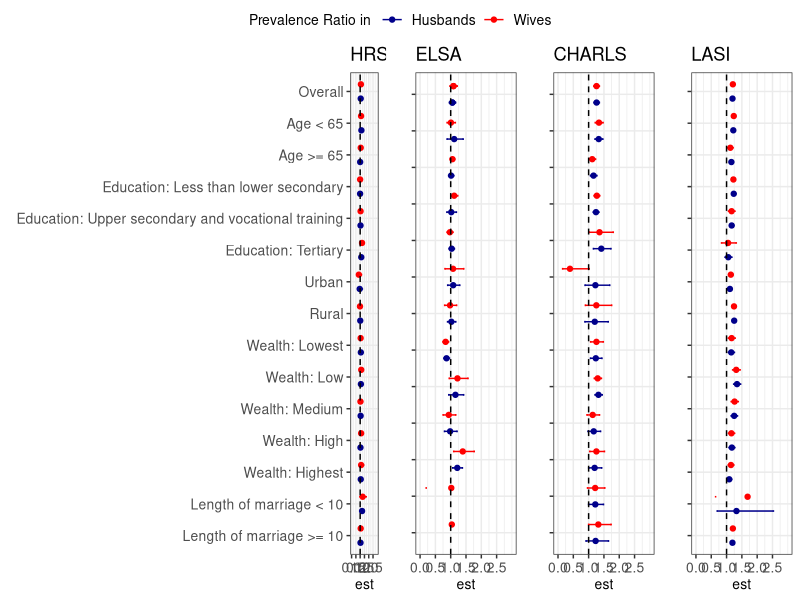

Source code (R): (Note: this script raises an error after producing the figure.)
# setwd("E:/OneDrive/spouse concord China US India/Data")
library(dplyr)
library(tidyverse)
library(readr)

hrs <- read_csv("hrs/hrs_contrasts for poisson regression with multiple imputation.csv") %>% 
  mutate(outcome = "Hypertension",
         survey = "HRS")

hrs_main <- read_csv("hrs/hrs_poisson regression with multiple imputation.csv") %>% 
  dplyr::filter(model %in% c("W1","H1"),iv %in% c("w_htn","h_htn")) %>% 
  mutate(outcome = "Hypertension",
         label = "Overall",
         survey = "HRS")


charls <- read_csv("charls/g2ac03_contrasts for poisson regression with multiple imputation.csv") %>% 
  mutate(outcome = "Hypertension",
         survey = "CHARLS")

charls_main <- read_csv("charls/g2ac03_poisson regression with multiple imputation.csv") %>% 
  dplyr::filter(model %in% c("W1","H1"),iv %in% c("w_htn","h_htn")) %>% 
  mutate(outcome = "Hypertension",
         label = "Overall",
         survey = "CHARLS")


lasi <- read_csv("lasi/g2al03_contrasts for poisson regression with multiple imputation.csv") %>% 
  mutate(outcome = "Hypertension",
         survey = "LASI")

lasi_main <- read_csv("lasi/g2al03_poisson regression with multiple imputation.csv") %>% 
  dplyr::filter(model %in% c("W1","H1"),iv %in% c("w_htn","h_htn")) %>% 
  mutate(outcome = "Hypertension",
         label = "Overall",
         survey = "LASI") 

elsa <- read_csv("elsa/g2ae03_contrasts for poisson regression with multiple imputation.csv") %>% 
  mutate(outcome = "Hypertension",
         survey = "ELSA") %>% 
  bind_rows(hrs %>% 
              dplyr::filter(str_detect(term,"lengthmar")) %>% 
              mutate(survey = "ELSA",
                     RR = NA_character_) %>% 
              mutate_if(is.numeric, ~NA_real_))

elsa_main <- read_csv("elsa/g2ae03_poisson regression with multiple imputation.csv") %>% 
  dplyr::filter(model %in% c("W1","H1"),iv %in% c("w_htn","h_htn")) %>% 
  mutate(outcome = "Hypertension",
         label = "Overall",
         survey = "ELSA")

contrast_map <- readxl::read_excel("lasi/LASI Contrast Map.xlsx") %>% 
  dplyr::filter(!is.na(label))


tab_stratum <- bind_rows(hrs_main,
                         charls_main,
                         lasi_main,
                         elsa_main,
                         bind_rows(hrs,
                                   charls,
                                   lasi,
                                   elsa
                         ) %>% 
                           left_join(contrast_map,
                                     by=c("term","model")) %>% 
                           dplyr::filter(!is.na(label))) %>% 
  dplyr::select(label,outcome,survey, model,RR,theta_D,lci,uci) %>% 
  mutate(est = exp(theta_D),
         sex_self = case_when(str_detect(model,"W") ~ "Wives",
                              TRUE ~ "Husbands")) %>% 
  mutate(label = factor(label,levels=c("Overall",
                                       "Age < 65",
                                       "Age >= 65",
                                       "Education: Less than lower secondary",
                                       "Education: Upper secondary and vocational training",
                                       "Education: Tertiary",
                                       "Urban",
                                       "Rural",
                                       "Wealth: Lowest",
                                       "Wealth: Low",
                                       "Wealth: Medium",
                                       "Wealth: High",
                                       "Wealth: Highest",
                                       "Length of marriage < 10",
                                       "Length of marriage >= 10"),ordered=TRUE))


tab_stratum %>% 
  dplyr::select(label,survey,sex_self,RR) %>% 
  pivot_wider(names_from="sex_self",values_from="RR") %>% 
  
  write_csv(.,"table_emm analysis results.csv")

figA <- tab_stratum %>% dplyr::filter(outcome == "Hypertension",survey == "HRS") %>% 
  ggplot(data=.,
         aes(x=est,y=label,
             xmin=lci,xmax =uci,
             color=sex_self)) +
  geom_point(position=position_dodge(width=0.9)) +
  geom_errorbar(position=position_dodge(width=0.9),width=0.1) + 
  scale_y_discrete(limits = rev) +
  scale_x_continuous(limits=c(0,3),breaks=seq(0,2.5,by=0.5)) +
  theme_bw() +
 # xlab("Prevalence Ratio (95% CI)") +
  ylab("") +
  geom_vline(xintercept=1.0,color="black",linetype=2) +
  scale_color_manual(name = "Prevalence Ratio in ",values=c("darkblue","red")) +
  theme(legend.text = element_text(size = 10),
        legend.title = element_text(size = 10),
        axis.text = element_text(size = 10),
        axis.title = element_text(size = 10)) +
  theme(legend.position="left")+
  labs(title="HRS")

figB <- tab_stratum %>% dplyr::filter(outcome == "Hypertension",survey == "CHARLS") %>% 
  ggplot(data=.,
         aes(x=est,y=label,
             xmin=lci,xmax =uci,
             color=sex_self)) +
  geom_point(position=position_dodge(width=0.9)) +
  geom_errorbar(position=position_dodge(width=0.9),width=0.1) + 
  scale_y_discrete(limits = rev) +
  scale_x_continuous(limits=c(0,3),breaks=seq(0,2.5,by=0.5)) +
  theme_bw() +
 # xlab("Prevalence Ratio (95% CI)") +
  ylab("") +
  geom_vline(xintercept=1.0,color="black",linetype=2) +
  scale_color_manual(name = "Prevalence Ratio in ",values=c("darkblue","red")) +
  theme(legend.text = element_text(size = 10),
        legend.title = element_text(size = 10),
        axis.text.x = element_text(size = 10),
        axis.text.y = element_blank(), # This removes y axis labels for CHARLS
        axis.title = element_text(size = 10))  +
  theme(legend.position="left")+
  labs(title="CHARLS")

figC <- tab_stratum %>% dplyr::filter(outcome == "Hypertension",survey == "LASI") %>% 
  ggplot(data=.,
         aes(x=est,y=label,
             xmin=lci,xmax =uci,
             color=sex_self)) +
  geom_point(position=position_dodge(width=0.9)) +
  geom_errorbar(position=position_dodge(width=0.9),width=0.1) + 
  scale_y_discrete(limits = rev) +
  scale_x_continuous(limits=c(0,3),breaks=seq(0,2.5,by=0.5)) +
  theme_bw() +
#  xlab("Prevalence Ratio (95% CI)") +
  ylab("") +
  geom_vline(xintercept=1.0,color="black",linetype=2) +
  scale_color_manual(name = "Prevalence Ratio in ",values=c("darkblue","red")) +
  theme(legend.text = element_text(size = 10),
        legend.title = element_text(size = 10),
        axis.text.x = element_text(size = 10),
        axis.text.y = element_blank(), # This removes y axis labels for LASI
        axis.title = element_text(size = 10))  +
  theme(legend.position="left")+
  labs(title="LASI")


figD <- tab_stratum %>% dplyr::filter(outcome == "Hypertension",survey == "ELSA") %>% 
  ggplot(data=.,
         aes(x=est,y=label,
             xmin=lci,xmax =uci,
             color=sex_self)) +
  geom_point(position=position_dodge(width=0.9)) +
  geom_errorbar(position=position_dodge(width=0.9),width=0.1) + 
  scale_y_discrete(limits = rev) +
  scale_x_continuous(limits=c(0,3),breaks=seq(0,2.5,by=0.5)) +
  theme_bw() +
#  xlab("Prevalence Ratio (95% CI)") +
  ylab("") +
  geom_vline(xintercept=1.0,color="black",linetype=2) +
  scale_color_manual(name = "Prevalence Ratio in ",values=c("darkblue","red")) +
  theme(legend.text = element_text(size = 10),
        legend.title = element_text(size = 10),
        axis.text.x = element_text(size = 10),
        axis.text.y = element_blank(), # This removes y axis labels for LASI
        axis.title = element_text(size = 10))  +
  theme(legend.position="left")+
  labs(title="ELSA")

require(ggpubr)
# jpeg("Supplemental Figure 2. combined CI.jpeg", width = 10, height = 6, units = 'in', res = 600)
ggarrange(figA,
          figD,
          figB,
          figC,
          common.legend=TRUE,nrow=1,ncol=4,widths = c(4.2,1.5,1.5, 1.5)) %>% 
  ggsave(.,filename = paste0(path_g2a_family_folder,"/figures/Supplemental Figure 2_combined CI.jpeg"),
         width = 10, height=6,units='in',dpi = 600)
